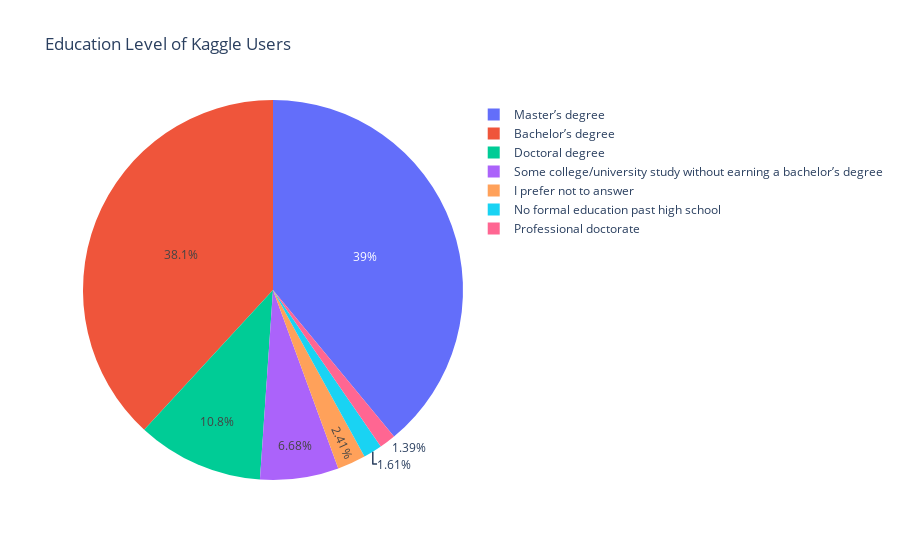

The notebook cell saved with this chart:
### Code cell
education=survey_df['Q4'].iloc[1:]
pie_chart =px.pie(education, names=education, title='Education Level of Kaggle Users')
pie_chart

### Figure 1 — Plotly figure (JSON) as saved in the notebook; plotly's stock layout.template omitted (floating-point values rounded to 4 significant figures; data arrays with more than 128 entries replaced by an {"elided": "..."} marker saying what was removed)
{"data": [{"domain": {"x": [0, 1], "y": [0, 1]}, "hovertemplate": "Q4=%{label}<extra></extra>", "labels": {"elided": "25973 str values"}, "legendgroup": "", "name": "", "showlegend": true, "type": "pie"}], "layout": {"legend": {"tracegroupgap": 0}, "title": {"text": "Education Level of Kaggle Users"}}}
